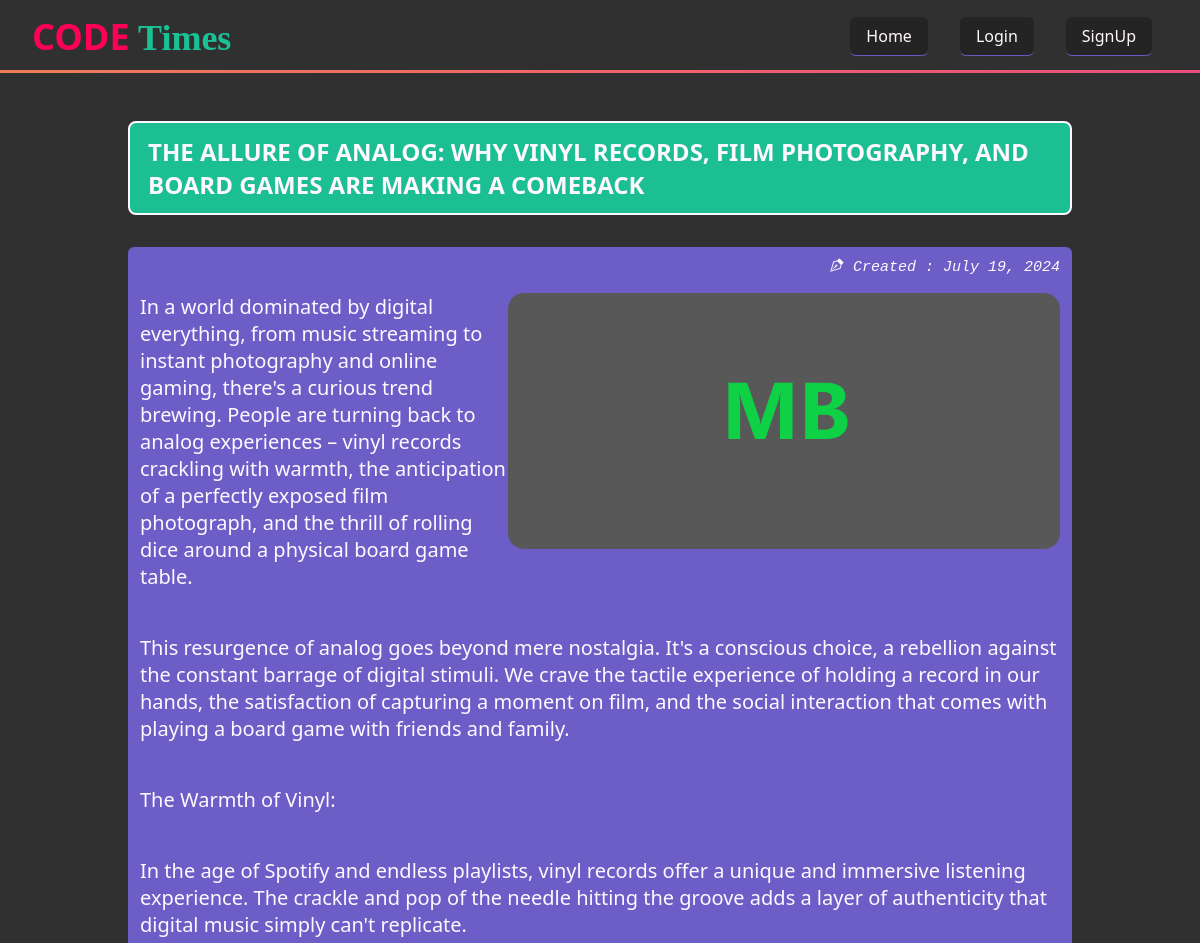
Page /post/21/ (upper part) on the earlier database version.
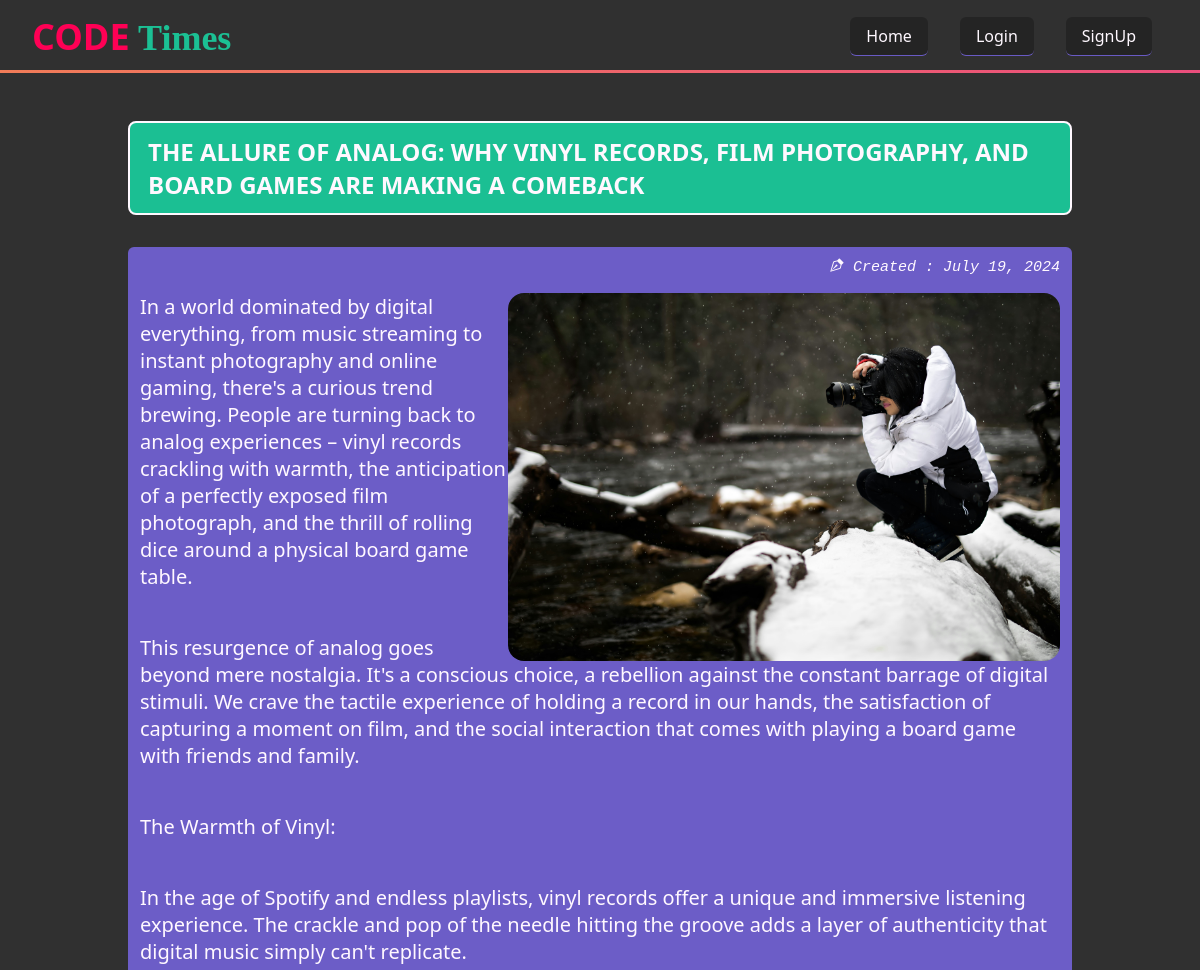
Same page on the later database version.
### blog/models.py (models this page shows, shortened)
class Post(models.Model):
    title = models.CharField(max_length=100)
    content = models.TextField()
    author = models.ForeignKey(User, on_delete=models.CASCADE)
    created_at = models.DateTimeField(auto_now_add=True)
    banner = models.ImageField(upload_to='', default='default.png', blank=True)
    class Meta:
        ordering = ['-created_at']

### blog/views.py (the view)
# urls.py: path('post/<int:pk>/', views.post_detail, name='post_detail'),
def post_detail(request, pk):
    post = Post.objects.get(pk=pk)
    return render(request, 'blog/post_detail.html', {'post': post})

### blog/templates/blog/post_detail.html (shortened to what this page needs)
{% extends 'base.html' %}
{% block content %}
<section>
  <div class="container">
  <div class="main">
    <div class="heading">
      <h1>{{ post.title }}</h1>
    </div>
    <div class="blog_content">
      <div>
        <p class="created_at">
          <i class="bi bi-vector-pen"></i> Created : {{ post.created_at.date }}
        </p>
      </div>
      <br />
      <div class="img_container" >
        <p>
          <img src="{{post.banner.url}}" alt="{{post.title}}" >
          {{ post.content|linebreaks|linebreaksbr }}
        </p>
        <br>
      </div>
      <br />
    </div>
  </div>
  </div>
</section>
{% endblock %}

Differences in the rows shown:
changed Post: banner: picture added in place of a placeholder
